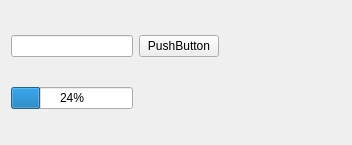
<?xml version="1.0" encoding="UTF-8"?>
<ui version="4.0">
 <class>Task</class>
 <widget class="QWidget" name="Task">
  <property name="geometry">
   <rect>
    <x>0</x>
    <y>0</y>
    <width>352</width>
    <height>145</height>
   </rect>
  </property>
  <property name="windowTitle">
   <string>Form</string>
  </property>
  <layout class="QGridLayout" name="gridLayout">
   <item row="1" column="0">
    <widget class="QProgressBar" name="progressBar">
     <property name="value">
      <number>24</number>
     </property>
    </widget>
   </item>
   <item row="0" column="0">
    <widget class="QLineEdit" name="lineEdit"/>
   </item>
   <item row="0" column="1">
    <widget class="QPushButton" name="pushButton">
     <property name="text">
      <string>PushButton</string>
     </property>
    </widget>
   </item>
   <item row="0" column="2">
    <spacer name="horizontalSpacer">
     <property name="orientation">
      <enum>Qt::Horizontal</enum>
     </property>
     <property name="sizeHint" stdset="0">
      <size>
       <width>40</width>
       <height>20</height>
      </size>
     </property>
    </spacer>
   </item>
  </layout>
 </widget>
 <resources/>
 <connections/>
</ui>
